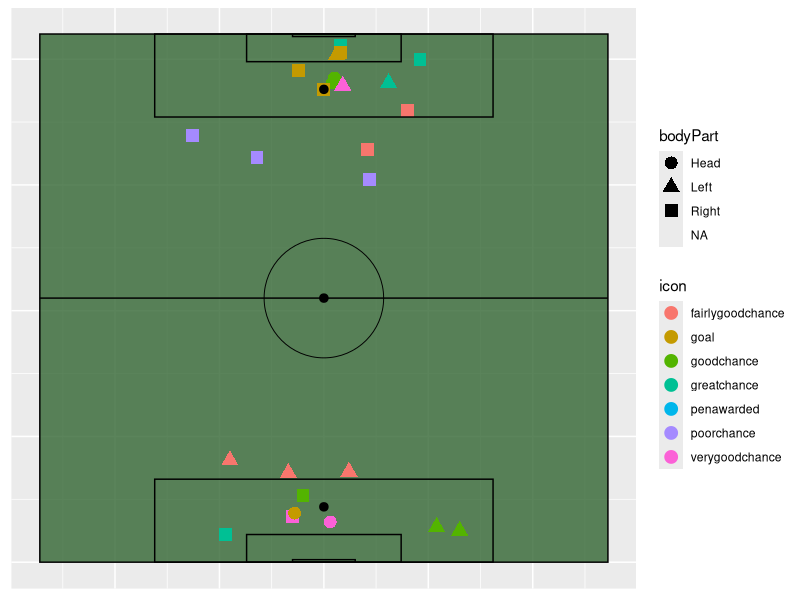

Write the R code that produced this figure.
library(data.table)
library(ggplot2)
library(cowplot)

data_raw <- fread("China Super League 2017 Chances.csv", na.strings = c('-', 'N/A'))



lapply(data_raw, table)


one_game <- data_raw[gsm_id == gsm_id[2]][team == team[1], `:=` (location_x = -location_x, location_y = 420-location_y), team]

ggplot() +
  geom_rect(aes(xmin = -136, xmax = 136, ymin = 0 , ymax = 420), fill = '#336633', color = 'black', alpha = 0.8) +
  geom_point(data = one_game, aes(location_x, location_y, color = icon, shape = bodyPart), size = 4) +
  geom_rect(aes(xmin = -15, xmax = 15, ymin = 0 , ymax = 2), fill = 'white', color = 'black', alpha = 0) +
  geom_rect(aes(xmin = -15, xmax = 15, ymin = 418 , ymax = 420), fill = 'white', color = 'black', alpha = 0) +
  geom_rect(aes(xmin = -37, xmax = 37, ymin = 0 , ymax = 22), fill = 'white', color = 'black', alpha = 0) + 
  geom_rect(aes(xmin = -37, xmax = 37, ymin = 398 , ymax = 420), fill = 'white', color = 'black', alpha = 0) + 
  geom_rect(aes(xmin = -81, xmax = 81, ymin = 0 , ymax = 66), fill = 'white', color = 'black', alpha = 0) +
  geom_rect(aes(xmin = -81, xmax = 81, ymin = 354 , ymax = 420), fill = 'white', color = 'black', alpha = 0) +
  geom_rect(aes(xmin = -136, xmax = 136, ymin = 210 , ymax = 210), fill = 'white', color = 'black', alpha = 0) +
  geom_point(aes(x = 0, y = 376), size=4, shape=20, color="black") +
  geom_point(aes(x = 0, y = 44), size=4, shape=20, color="black") +
  geom_point(aes(x = 0, y = 210), size=40, shape=1, color="black") +
  geom_point(aes(x = 0, y = 210), size=4, shape=20, color="black") +
  theme(axis.line=element_blank(),
        axis.text.x=element_blank(),
        axis.text.y=element_blank(),
        axis.ticks=element_blank(),
        axis.title.x=element_blank(),
        axis.title.y=element_blank())
  
